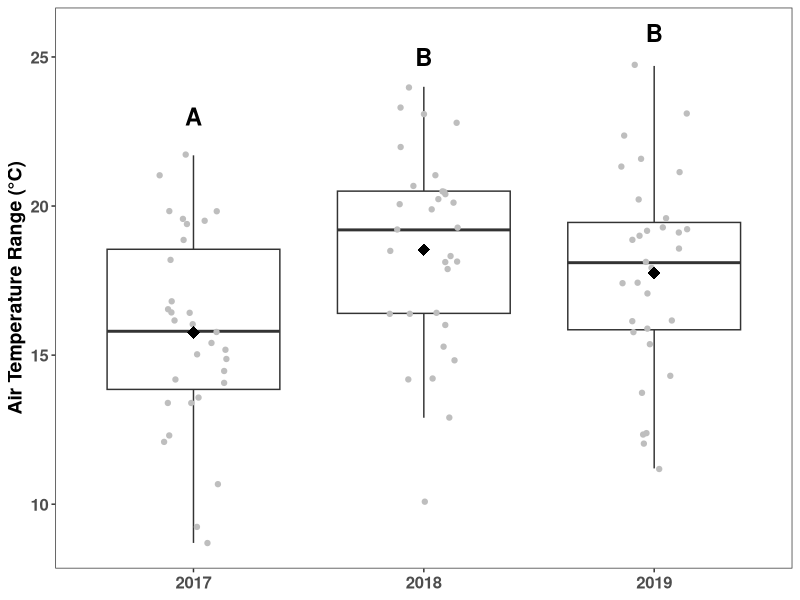

R code for this plot: (Note: this script raises an error after producing the figure.)
setwd("~/Desktop/Research/Dissertation Code and Data/Dissertation-Chapter-1")
library(ggplot2)
library(cowplot)
st.err = function(x) {sd(x)/sqrt(length(x))}

# Datasets ----
## Lizards
lizards<-read.csv("Ch1Lizards.csv")
lizards$date<-as.Date(lizards$date, format="%Y-%m-%d")
lizards$Year<-as.factor(lizards$Year)

## Environmental data from CRC
# Daily values- Used in chapter as of 7/11
CRC.Env=read.table("CRCData2016-2020.txt", header=T, sep=",")
CRC.Env=CRC.Env[,c(1,14,15,16,31,32,33,25)]
CRC.Env$date_time<-as.Date(CRC.Env$date_time, format="%Y-%m-%d")
CRC.Env$Temp_Range<-CRC.Env$airt_max-CRC.Env$airt_min

# Lizard Analyses ----
# Differences between species for Table 1
summary(aov(CTmin~species, data=subset(lizards, Year=="2017")))
summary(aov(CTmin~species, data=subset(lizards, Year=="2018")))
summary(aov(CTmin~species, data=subset(lizards, Year=="2019")))
summary(aov(CTmin~species+Year, data=lizards))

summary(aov(CTmax~species, data=subset(lizards, Year=="2017")))
summary(aov(CTmax~species, data=subset(lizards, Year=="2018")))
summary(aov(CTmax~species, data=subset(lizards, Year=="2019")))
summary(aov(CTmax~species+Year, data=lizards))

summary(aov(Tbreadth~species, data=subset(lizards, Year=="2017")))
summary(aov(Tbreadth~species, data=subset(lizards, Year=="2018")))
summary(aov(Tbreadth~species, data=subset(lizards, Year=="2019")))
summary(aov(Tbreadth~species+Year, data=lizards))

summary(aov(Tb~species, data=subset(lizards, Year=="2017")))
summary(aov(Tb~species, data=subset(lizards, Year=="2018")))
summary(aov(Tb~species, data=subset(lizards, Year=="2019")))
summary(aov(Tb~species+Year, data=lizards))

# Differences among sampling periods
lizards.U<-subset(lizards, species=="U. stansburiana")
lizards.U<-droplevels(lizards.U)
lizards.S<-subset(lizards, species=="S. tristichus")
lizards.S<-droplevels(lizards.S)

# Table 2
aov1.us<-aov(CTmin~Year, lizards.U)
summary(aov1.us)
TukeyHSD(aov1.us)
aov1.st<-aov(CTmin~Year, lizards.S)
summary(aov1.st)
TukeyHSD(aov1.st)
aov2.us<-aov(CTmax~Year, lizards.U)
summary(aov2.us) # NS
aov2.st<-aov(CTmax~Year, lizards.S)
summary(aov2.st) # NS
aov3.us<-aov(Tbreadth~Year, lizards.U)
summary(aov3.us)
TukeyHSD(aov3.us)
aov3.st<-aov(Tbreadth~Year, lizards.S)
summary(aov3.st)
TukeyHSD(aov3.st)
aov4.us<-aov(Tb~Year, lizards.U)
summary(aov4.us) # NS
aov4.st<-aov(Tb~Year, lizards.S)
summary(aov4.st) # NS

## Yearly Environmenal Differences
# Environmental conditions on 15 days before and after median sampling date
med.date<-aggregate(date~Year, median, data=lizards)
med.date$date.past<-med.date$date-15
med.date$date.future<-med.date$date+15

Range.2017<-subset(CRC.Env, date_time >= med.date$date.past[1] & date_time <= med.date$date.future[1])
Range.2017$Year<-as.factor("2017")
Range.2018<-subset(CRC.Env, date_time >= med.date$date.past[2] & date_time <= med.date$date.future[2])
Range.2018$Year<-as.factor("2018")
Range.2019<-subset(CRC.Env, date_time >= med.date$date.past[3] & date_time <= med.date$date.future[3])
Range.2019$Year<-as.factor("2019")
YearlyRange<-rbind(Range.2017,Range.2018,Range.2019)

# Comparison of temperature range (TAmax-TAmin)
aov5<-aov(Temp_Range~Year, data=YearlyRange)
summary(aov5)
TukeyHSD(aov5)

## Correlations
List = list()
for(i in 1:length(lizards$id)){
  ind.data = lizards[i,]
  
  dat.min.30 = ind.data$date-30
  
  sub.data = subset(CRC.Env, date_time >= dat.min.30 & date_time < ind.data$date)
  
  TAavg = mean(sub.data$airt_avg)
  TAmin = mean(sub.data$airt_min)
  TAmax = mean(sub.data$airt_max)
  TArange = mean(sub.data$Temp_Range)
  
  List[[length(List)+1]] = data.frame(id = ind.data$id, TAavg = TAavg, TAmin = TAmin, TAmax = TAmax, TArange = TArange, Date = ind.data$date, Date.30 = dat.min.30)
}
List = plyr::ldply(List)

lizards1<-merge(lizards,List, by="id")
colnames(lizards1)[2]<-"Species"
lizards1.U<-subset(lizards1, Species=="U. stansburiana")
lizards1.S<-subset(lizards1, Species=="S. tristichus")

# TAmin
cor.test(lizards1.U$TAmin, lizards1.U$CTmin, method="pearson")
cor.test(lizards1.U$TAmin, lizards1.U$CTmax, method="pearson")
cor.test(lizards1.U$TAmin, lizards1.U$Tbreadth, method="pearson")
cor.test(lizards1.U$TAmin, lizards1.U$Tb, method="pearson")

cor.test(lizards1.S$TAmin, lizards1.S$CTmin, method="pearson")
cor.test(lizards1.S$TAmin, lizards1.S$CTmax, method="pearson")
cor.test(lizards1.S$TAmin, lizards1.S$Tbreadth, method="pearson")
cor.test(lizards1.S$TAmin, lizards1.S$Tb, method="pearson")

# TAmax
cor.test(lizards1.U$TAmax, lizards1.U$CTmin, method="pearson")
cor.test(lizards1.U$TAmax, lizards1.U$CTmax, method="pearson")
cor.test(lizards1.U$TAmax, lizards1.U$Tbreadth, method="pearson")
cor.test(lizards1.U$TAmax, lizards1.U$Tb, method="pearson")

cor.test(lizards1.S$TAmax, lizards1.S$CTmin, method="pearson")
cor.test(lizards1.S$TAmax, lizards1.S$CTmax, method="pearson")
cor.test(lizards1.S$TAmax, lizards1.S$Tbreadth, method="pearson")
cor.test(lizards1.S$TAmax, lizards1.S$Tb, method="pearson")

# TArange
cor.test(lizards1.U$TArange, lizards1.U$CTmin, method="pearson")
cor.test(lizards1.U$TArange, lizards1.U$CTmax, method="pearson")
cor.test(lizards1.U$TArange, lizards1.U$Tbreadth, method="pearson")
cor.test(lizards1.U$TArange, lizards1.U$Tb, method="pearson")

cor.test(lizards1.S$TArange, lizards1.S$CTmin, method="pearson")
cor.test(lizards1.S$TArange, lizards1.S$CTmax, method="pearson")
cor.test(lizards1.S$TArange, lizards1.S$Tbreadth, method="pearson")
cor.test(lizards1.S$TArange, lizards1.S$Tb, method="pearson")

## Figures ----
# Figure 1
Yearly.mean<-aggregate(Temp_Range~Year, mean, data=YearlyRange)
Yearly.se<-aggregate(Temp_Range~Year, st.err, data=YearlyRange)
YearlyMeanData<-cbind(Yearly.mean,Yearly.se$Temp_Range)
colnames(YearlyMeanData)<-c("Year","Mean","SE")

fig1.box<-ggplot(data=YearlyRange, aes(x=Year, y=Temp_Range))+
  geom_boxplot(outlier.shape=NA)+
  geom_point(position=position_jitter(seed=2,width=0.15), color="gray")+
  geom_point(data=YearlyMeanData, aes(x=Year, y=Mean), size=4, shape=18)+
  theme_bw()+
  theme(axis.title.x=element_blank())+
  theme(panel.grid.major=element_line(colour="#FFFFFF"),panel.grid.minor=element_line(colour="#FFFFFF"))+
  theme(axis.text=element_text(size=12,face="bold"), axis.title=element_text(size=14,face="bold"))+
  theme(legend.position="")+
  xlab("")+
  ylab("Air Temperature Range (°C)")+
  annotate("text",
           x = c(1, 2, 3),
           y = c(23, 25, 25.8),
           label = c("A", "B", "B"), fontface="bold",
           size=6)
#ggsave("Fig1box.jpeg", plot=fig1.box, height=5, width=5)

# Figure 2
a<-aggregate(cbind(CTmin,Tbreadth,CTmax)~Year+species, mean, data=lizards)
b<-aggregate(cbind(CTmin,Tbreadth,CTmax)~Year+species, st.err, data=lizards)
c<-cbind(a,b$CTmin,b$Tbreadth,b$CTmax)
colnames(c)<-c("Year","Species","CTmin","Tbreadth","CTmax","CTmin.se","Tbreadth.se","CTmax.se")

c.us<-subset(c, Species=="U. stansburiana")
c.us<-droplevels(c.us)
c.st<-subset(c, Species=="S. tristichus")
c.st<-droplevels(c.st)

fig2A.box<-ggplot(data=lizards.S, aes(x=Year, y=CTmax))+ 
  geom_boxplot(outlier.shape=NA)+ 
  geom_point(position=position_jitter(seed=2,width=0.15), color="gray")+
  geom_point(data=c.st, aes(x=Year, y=CTmax), size=4, shape=18)+
  theme_bw()+
  theme(panel.grid.major=element_line(colour="#FFFFFF"),panel.grid.minor=element_line(colour="#FFFFFF"))+
  theme(legend.position="")+
  theme(axis.title.x=element_blank(),
        axis.text.x=element_blank(),
        axis.ticks.x=element_blank())+
  labs(title="S. tristichus")+
  theme(plot.title = element_text(size=18, face="bold.italic", hjust=0.5))+
  theme(axis.text=element_text(size=14,face="bold"), axis.title=element_text(size=14,face="bold"))+
  theme(legend.position="")+
  annotate("text",
           x = c(1, 2, 3),
           y = c(43, 42, 42.5),
           label = c("A", "A", "A"), fontface="bold",
           size=6)+
  xlab("")+
  ylab("CTmax (°C)")+
  scale_y_continuous(labels = label_number(accuracy = 1), limits=c(35,46))
#ggsave("CTmaxSt.jpeg", width=5, height=5, plot=CTmax.St)

fig2B.box<-ggplot(data=lizards.U, aes(x=Year, y=CTmax))+ 
  geom_boxplot(outlier.shape=NA)+ 
  geom_point(position=position_jitter(seed=2,width=0.15), color="gray")+
  geom_point(data=c.us, aes(x=Year, y=CTmax), size=4, shape=18)+
  theme_bw()+
  theme(panel.grid.major=element_line(colour="#FFFFFF"),panel.grid.minor=element_line(colour="#FFFFFF"))+
  theme(legend.position="")+
  theme(axis.title.x=element_blank(),
        axis.text.x=element_blank(),
        axis.ticks.x=element_blank())+
  labs(title="U. stansburiana")+
  theme(plot.title = element_text(size=18, face="bold.italic", hjust=0.5))+
  theme(axis.text=element_text(size=14,face="bold"))+
  theme(legend.position="")+
  annotate("text",
           x = c(1, 2, 3),
           y = c(44, 45.5, 43),
           label = c("A", "A", "A"), fontface="bold",
           size=6)+
  xlab("")+
  ylab("")+
  scale_y_continuous(labels = label_number(accuracy = 1), limits=c(35,46))
#ggsave("CTmaxUs.jpeg", width=5, height=5, plot=CTmax.Us)

fig2C.box<-ggplot(data=lizards.S, aes(x=Year, y=CTmin))+
  geom_boxplot(outlier.shape=NA)+ 
  geom_point(position=position_jitter(seed=2,width=0.15), color="gray")+
  geom_point(data=c.st, aes(x=Year, y=CTmin), size=4, shape=18)+
  theme_bw()+
  theme(panel.grid.major=element_line(colour="#FFFFFF"),panel.grid.minor=element_line(colour="#FFFFFF"))+
  theme(legend.position="")+
  theme(axis.title.x=element_blank(),
        axis.text.x=element_blank(),
        axis.ticks.x=element_blank())+
  theme(axis.text=element_text(size=14,face="bold"), axis.title=element_text(size=14,face="bold"))+
  theme(legend.position="")+
  annotate("text",
           x = c(1, 2, 3),
           y = c(16.5, 11.3, 13.1),
           label = c("A", "B", "B"), fontface="bold",
           size=6)+
  xlab("")+
  ylab("CTmin (°C)")+
  scale_y_continuous(labels = label_number(accuracy = 1), limits=c(4, 17))

fig2D.box<-ggplot(data=lizards.U, aes(x=Year, y=CTmin))+
  geom_boxplot(outlier.shape=NA)+ # including outlier.shape=NA removes the outlier symbol so the jitter doesn't add extra points.
  geom_point(position=position_jitter(seed=2,width=0.15), color="gray")+
  geom_point(data=c.us, aes(x=Year, y=CTmin), size=4, shape=18)+
  theme_bw()+
  theme(panel.grid.major=element_line(colour="#FFFFFF"),panel.grid.minor=element_line(colour="#FFFFFF"))+
  theme(legend.position="")+
  theme(axis.title.x=element_blank(),
        axis.text.x=element_blank(),
        axis.ticks.x=element_blank())+
  theme(axis.text=element_text(size=14,face="bold"))+
  theme(legend.position="")+
  annotate("text",
           x = c(1, 2, 3),
           y = c(12, 11.3, 10),
           label = c("A", "B", "B"), fontface="bold",
           size=6)+
  xlab("")+
  ylab("")+
  scale_y_continuous(labels = label_number(accuracy = 1), limits=c(4, 17))

fig2E.box<-ggplot(data=lizards.S, aes(x=Year, y=Tbreadth))+
  geom_boxplot(outlier.shape=NA)+ 
  geom_point(position=position_jitter(seed=2,width=0.15), color="gray")+
  geom_point(data=c.st, aes(x=Year, y=Tbreadth), size=4, shape=18)+
  theme_bw()+
  theme(panel.grid.major=element_line(colour="#FFFFFF"),panel.grid.minor=element_line(colour="#FFFFFF"))+
  theme(legend.position="")+
  theme(axis.title.x=element_blank())+
  theme(axis.text=element_text(size=14,face="bold"), axis.title=element_text(size=14,face="bold"))+
  theme(legend.position="")+
  annotate("text",
           x = c(1, 2, 3),
           y = c(34, 34.4, 34.4),
           label = c("A", "B", "B"), fontface="bold",
           size=6)+
  xlab("")+
  ylab("Thermal Tolerance Breadth (°C)")+
  scale_y_continuous(labels = label_number(accuracy = 1), limits=c(20, 40))

fig2F.box<-ggplot(data=lizards.U, aes(x=Year, y=Tbreadth))+
  geom_boxplot(outlier.shape=NA)+ 
  geom_point(position=position_jitter(seed=2,width=0.15), color="gray")+
  geom_point(data=c.us, aes(x=Year, y=Tbreadth), size=4, shape=18)+
  theme_bw()+
  theme(panel.grid.major=element_line(colour="#FFFFFF"),panel.grid.minor=element_line(colour="#FFFFFF"))+
  theme(legend.position="")+
  theme(axis.title.x=element_blank())+
  theme(axis.text=element_text(size=14,face="bold"))+
  theme(legend.position="")+
  annotate("text",
           x = c(1, 2, 3),
           y = c(36, 38.5, 38.7),
           label = c("A", "B", "B"), fontface="bold",
           size=6)+
  xlab("")+
  ylab("")+
  scale_y_continuous(labels = label_number(accuracy = 1), limits=c(20, 40))

# Make Panel
Fig2.box=plot_grid(fig2A.box, fig2B.box, fig2C.box, fig2D.box, fig2E.box, fig2F.box,
                   labels = "AUTO", ncol = 2, align="v")
#ggsave("Fig2box.jpeg", width=9, height=11, plot=Fig2.box)

# Figure 3
# Legend
CorrelationLegend<-ggplot(data=lizards1, aes(x=TAmin, y=CTmin, group=Species, shape=Species))+
  geom_point(size=6)+
  geom_smooth(aes(linetype=Species), method='lm', formula= y~x, se=F, color="black", size=2)+
  theme_bw()+
  theme(panel.grid.major=element_line(colour="#FFFFFF"),panel.grid.minor=element_line(colour="#FFFFFF"))+
  theme(axis.text=element_text(size=14,face="bold"), axis.title=element_text(size=16,face="bold"))+
  theme(legend.position="bottom",
        legend.key.size = unit(2, 'cm'),
        legend.title = element_text(size=25, face="bold"),
        legend.text = element_text(size=18, face="bold"))+
  xlab("Minimum Air Temperature (°C)")+
  ylab("CTmin (°C)")

CTminxTAmin<-ggplot(data=lizards1, aes(x=TAmin, y=CTmin, group=Species, shape=Species))+
  geom_point(size=2)+
  geom_smooth(aes(linetype=Species), method='lm', formula= y~x, se=F, color="black")+
  theme_bw()+
  theme(panel.grid.major=element_line(colour="#FFFFFF"),panel.grid.minor=element_line(colour="#FFFFFF"))+
  theme(axis.text=element_text(size=14,face="bold"), axis.title=element_text(size=16,face="bold"))+
  theme(legend.position="")+
  xlab("Minimum Air Temperature (°C)")+
  ylab("CTmin (°C)")
TbreadthxTAmin<-ggplot(data=lizards1, aes(x=TAmin, y=Tbreadth, group=Species, shape=Species))+
  geom_point(size=2)+
  geom_smooth(aes(linetype=Species), method='lm', formula= y~x, se=F, color="black")+
  theme_bw()+
  theme(panel.grid.major=element_line(colour="#FFFFFF"),panel.grid.minor=element_line(colour="#FFFFFF"))+
  theme(axis.text=element_text(size=14,face="bold"), axis.title.y=element_text(size=14.5,face="bold"), axis.title.x=element_text(size=16,face="bold"))+
  theme(legend.position="")+
  xlab("Minimum Air Temperature (°C)")+
  ylab("Thermal Tolerance Breadth (°C)")

CTminxTAmax<-ggplot(data=lizards1, aes(x=TAmax, y=CTmin, group=Species, shape=Species))+
  geom_point(size=2)+
  geom_smooth(aes(linetype=Species), method='lm', formula= y~x, se=F, color="black")+
  theme_bw()+
  theme(panel.grid.major=element_line(colour="#FFFFFF"),panel.grid.minor=element_line(colour="#FFFFFF"))+
  theme(axis.text=element_text(size=14,face="bold"), axis.title=element_text(size=16,face="bold"))+
  theme(legend.position="")+
  xlab("Maximum Air Temperature (°C)")+
  ylab("CTmin (°C)")+
  scale_x_continuous(labels = label_number(accuracy = 1), limits=c(23, 33))
TbreadthxTAmax<-ggplot(data=lizards1, aes(x=TAmax, y=Tbreadth, group=Species, shape=Species))+
  geom_point(size=2)+
  geom_smooth(aes(linetype=Species), method='lm', formula= y~x, se=F, color="black")+
  theme_bw()+
  theme(panel.grid.major=element_line(colour="#FFFFFF"),panel.grid.minor=element_line(colour="#FFFFFF"))+
  theme(axis.text=element_text(size=14,face="bold"), axis.title.y=element_text(size=14.5,face="bold"), axis.title.x=element_text(size=16,face="bold"))+
  theme(legend.position="")+
  xlab("Maximum Air Temperature (°C)")+
  ylab("Thermal Tolerance Breadth (°C)")+
  scale_x_continuous(labels = label_number(accuracy = 1), limits=c(23, 33))

CTminxTArange<-ggplot(data=lizards1, aes(x=TArange, y=CTmin, group=Species, shape=Species))+
  geom_point(size=2)+
  geom_smooth(aes(linetype=Species), method='lm', formula= y~x, se=F, color="black")+
  theme_bw()+
  theme(panel.grid.major=element_line(colour="#FFFFFF"),panel.grid.minor=element_line(colour="#FFFFFF"))+
  theme(axis.text=element_text(size=14,face="bold"), axis.title=element_text(size=16,face="bold"))+
  theme(legend.position="")+
  xlab("Air Temperature Range (°C)")+
  ylab("CTmin (°C)")
TbreadthxTArange<-ggplot(data=lizards1, aes(x=TArange, y=Tbreadth, group=Species, shape=Species))+
  geom_point(size=2)+
  geom_smooth(aes(linetype=Species), method='lm', formula= y~x, se=F, color="black")+
  theme_bw()+
  theme(panel.grid.major=element_line(colour="#FFFFFF"),panel.grid.minor=element_line(colour="#FFFFFF"))+
  theme(axis.text=element_text(size=14,face="bold"), axis.title.y=element_text(size=14.5,face="bold"), axis.title.x=element_text(size=16,face="bold"))+
  theme(legend.position="")+
  xlab("Air Temperature Range (°C)")+
  ylab("Thermal Tolerance Breadth (°C)")

# Make Panel
c.legend=get_legend(CorrelationLegend)
correlations=plot_grid(CTminxTAmin, TbreadthxTAmin, CTminxTAmax, TbreadthxTAmax, CTminxTArange, TbreadthxTArange,
                       labels = "AUTO", ncol = 2, nrow=3, align="v")
correlations1=plot_grid(correlations,c.legend, ncol = 1, rel_heights = c(2,.15))
#ggsave("Correlations.png", height=13, width=10, plot=correlations1)
